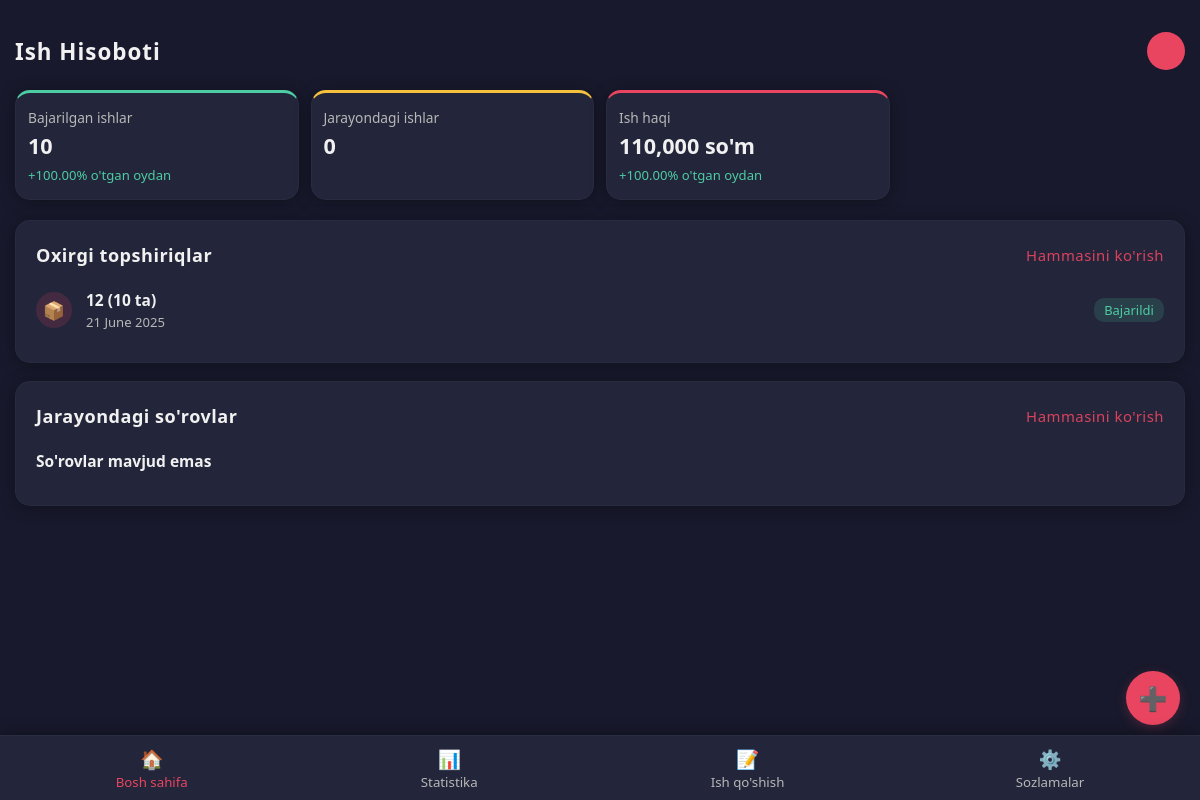
Before: /staff-app with the older database file.
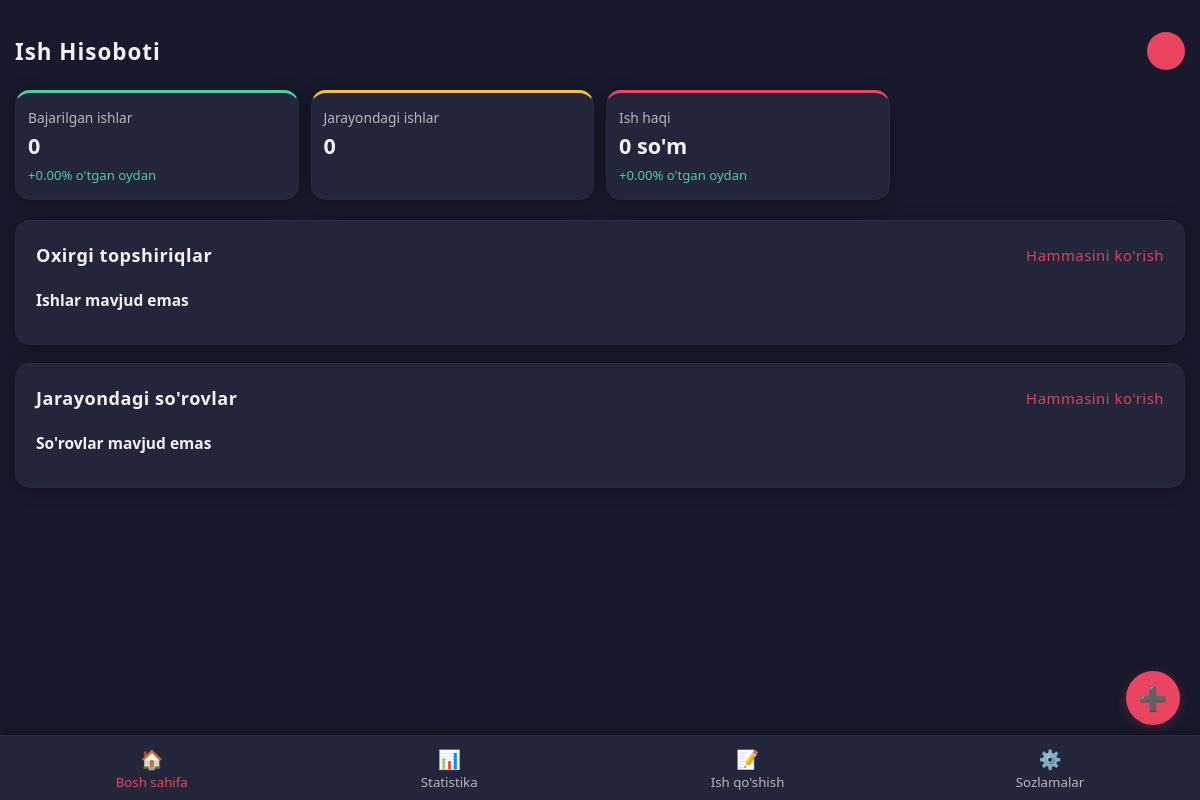
After: the same page with the newer database file.
### main/models.py (models this page shows, shortened)
class Ish(models.Model):
    mahsulot = models.ForeignKey(Product, on_delete=models.CASCADE)
    soni = models.IntegerField(null=True)
    sana = models.DateField(null=True, auto_now_add=True)
    narxi = models.IntegerField(null=True, blank=True)
    ishchi = models.ForeignKey(
        Ishchi, on_delete=models.CASCADE, null=True, related_name='ishlar'
    )

### shop/models.py (models this page shows, shortened)
class Product(models.Model):
    STATUS_CHOICES = [
        ('new', 'New'),
        ('bestseller', 'Bestseller'),
        ('sale', 'Sale'),
    ]
    status = models.CharField(max_length=20, choices=STATUS_CHOICES, default='new')
    category = models.ForeignKey(Category, on_delete=models.CASCADE, related_name="products", null=True)
    nomi = models.CharField(max_length=255)
    description = models.TextField()
    narxi = models.DecimalField(max_digits=10, decimal_places=2)
    soni = models.PositiveIntegerField()  # Omborda qancha bor
    image = models.ImageField(upload_to="products/")
    created_at = models.DateTimeField(auto_now_add=True)
    tags = models.ManyToManyField(Tag, blank=True, related_name="tags")
    narx_kosib = models.IntegerField(default=0)
    narx_zakatovka = models.IntegerField(default=0)
    narx_kroy = models.IntegerField(default=0)
    narx_pardoz = models.IntegerField(default=0)
    @staticmethod
    def get_avg_rating(product_id):
        reting = Comment.objects.filter(product_id=product_id).aggregate(Avg('rating'))['rating__avg'] or 0
        return int(reting)

### user_app/views.py (the view)
# urls.py: path('', user_home, name='user_home'),
def user_home(request):
    now = timezone.now()
    current_month = now.month
    current_year = now.year
    last_month = (now.replace(day=1) - timedelta(days=1)).month
    last_month_year = (now.replace(day=1) - timedelta(days=1)).year
    completed_works = Ish.objects.filter(
        sana__month=current_month,
        sana__year=current_year
    ).aggregate(total=Sum('soni'))['total'] or 0
    last_month_completed = EskiIsh.objects.filter(
        sana__month=last_month,
        sana__year=last_month_year
    ).aggregate(total=Sum('soni'))['total'] or 0
    if last_month_completed > 0:
        completed_change_percent = ((completed_works - last_month_completed) / last_month_completed) * 100
    else:
        completed_change_percent = 100 if completed_works > 0 else 0
    pending_works = IshRequest.objects.filter(status='pending').aggregate(
        total=Sum('soni')
    )['total'] or 0
    current_salary = 0
    for ishchi in Ishchi.objects.all():
        current_salary += ishchi.umumiy_oylik() or 0
    last_month_salary = Oyliklar.objects.filter(
        sana__month=last_month,
        sana__year=last_month_year
    ).aggregate(
        total_salary=Sum('oylik')
    )['total_salary'] or 0
    if last_month_salary > 0:
        salary_change_percent = ((current_salary - last_month_salary) / last_month_salary) * 100
    else:
        salary_change_percent = 100 if current_salary > 0 else 0
    context = {
        'stats': [
            {
                'title': 'Bajarilgan ishlar',
                'value': completed_works,
                'change': round(completed_change_percent, 2),
                'is_positive': completed_change_percent >= 0,
                'icon': 'check-circle',
                'color': 'success'
            },
            {
                'title': 'Jarayondagi ishlar',
                'value': pending_works,
                'change': None,
                'is_positive': None,
                'icon': 'clock',
                'color': 'warning'
            },
            {
                'title': 'Ish haqi',
                'value': f"{current_salary:,} so'm",
                'change': round(salary_change_percent, 2),
                'is_positive': salary_change_percent >= 0,
                'icon': 'currency-dollar',
                'color': 'primary'
            },
        ],
        'recent_works': Ish.objects.order_by('-sana')[:5],
        'pending_requests': IshRequest.objects.filter(status='pending').order_by('-created_at')[:5]
    }
    return render(request, 'user/user_home.html', context)

### main/models.py (called while the page is built)
    def umumiy_oylik(self):
        umumiy_summa = sum(
            ish.narxi for ish in self.ishlar.filter(sana__month=now().month)
        )
        return umumiy_summa

### shop/context_pros.py (called while the page is built)
def cart_items(request):
    cart = request.session.get("cart", {})
    total_price = sum(float(item["price"]) * int(item["quantity"]) for item in cart.values())
    quantity =sum(int(item["quantity"]) for item in cart.values())
    return {"cartitem": cart,'total_price': total_price, 'quantity':quantity}

def avg_rating(request):
    products = Product.objects.all()
    avg_ratings = {product.id: Product.get_avg_rating(product.id) for product in products}
    return {'avg_ratings': avg_ratings}

def category_items(request):
    context = {}
    context['categories'] = Category.objects.all()
    return context

def categories_processor(request):
    return {'categories': Category.objects.all()}

def product_filter(request):
    queryset = Product.objects.all()
    filter_type = request.GET.get('filter', 'last_5')
    if filter_type == 'last_5':
        queryset = queryset.order_by('-created_at')[:5]
    elif filter_type == 'arzon':
        queryset = queryset.order_by('narxi')  # Narxi bo‘yicha arzonlari
    elif filter_type == 'qimmat':
        queryset = queryset.order_by('-narxi')  # Narxi bo‘yicha qimmatlari
    return {'filtered_products': queryset}

### templates/user/user_home.html (shortened to what this page needs)
<!DOCTYPE html>
<html lang="uz">
<head>
</head>
<body>
    <div class="container">
        <header>
            <div class="app-title">Ish Hisoboti</div>
            <div class="user-profile" id="profileBtn">{{ user.username|first|upper }}</div>
        </header>
        <div class="stats-container">
            {% for stat in stats %}
            <div class="stat-card {{ stat.color }}">
                <div class="stat-title">{{ stat.title }}</div>
                <div class="stat-value">{{ stat.value }}</div>
                {% if stat.change is not None %}
                <div class="stat-change {% if stat.is_positive %}positive{% else %}negative{% endif %}">
                    <span>{% if stat.is_positive %}+{% else %}-{% endif %}{{ stat.change|floatformat:2 }}% o'tgan oydan</span>
                </div>
                {% endif %}
            </div>
            {% endfor %}
        </div>
        <div class="main-content">
            <h2 class="section-title">
                Oxirgi topshiriqlar
                <a href="#" class="see-all">Hammasini ko'rish</a>
            </h2>
            <ul class="task-list">
                {% for work in recent_works %}
                <li class="task-item">
                    <div class="task-icon"><span>📦</span></div>
                    <div class="task-info">
                        <div class="task-name">{{ work.mahsulot.nomi }} ({{work.soni}} ta)</div>
                        <div class="task-date">{{ work.sana|date:"d F Y" }}</div>
                    </div>
                    <div class="task-status status-completed">Bajarildi</div>
                </li>
                {% empty %}
                <li class="task-item">
                    <div class="task-info">
                        <div class="task-name">Ishlar mavjud emas</div>
                    </div>
                </li>
                {% endfor %}
            </ul>
        </div>
        <div class="main-content">
            <h2 class="section-title">
                Jarayondagi so'rovlar
                <a href="#" class="see-all">Hammasini ko'rish</a>
            </h2>
            <ul class="task-list">
                {% for request in pending_requests %}
                <li class="task-item">
                    <div class="task-icon"><span>📝</span></div>
                    <div class="task-info">
                        <div class="task-name">{{ request.mahsulot.nomi }} ({{ request.soni }} dona)</div>
                        <div class="task-date">{{ request.created_at|date:"H:i, d F" }}</div>
                    </div>
                    <div class="task-status status-pending">Kutilmoqda</div>
                </li>
                {% empty %}
                <li class="task-item">
                    <div class="task-info">
                        <div class="task-name">So'rovlar mavjud emas</div>
                    </div>
                </li>
                {% endfor %}
            </ul>
        </div>
        <div class="add-task-btn" id="addTaskBtn">
            <span>➕</span>
        </div>
        {% include 'user/base.html' %}
    </div>
</body>
</html>

### templates/user/base.html (shortened to what this page needs)
<nav class="bottom-nav">
    <a href="{% url 'userapp:user_home' %}" class="nav-item active">
        <span class="nav-icon">🏠</span>
        <span>Bosh sahifa</span>
    </a>
    <a href="#" class="nav-item">
        <span class="nav-icon">📊</span>
        <span>Statistika</span>
    </a>
    <a href="{% url 'main:ish_request_create' %}" class="nav-item">
        <span class="nav-icon">📝</span>
        <span>Ish qo'shish</span>
    </a>
    <a href="#" class="nav-item">
        <span class="nav-icon">⚙️</span>
        <span>Sozlamalar</span>
    </a>
</nav>

### templates/user/user_home.html (style rules this page uses)
:root { --bg-dark: #18192c; --bg-darker: #14151e; --card-bg: #23253a; --primary: #e94560; --text-light: #f1f1f1; --text-muted: #b8b8b8; --success: #4ecca3; --warning: #f6c23e; --info: #36b9cc; --radius-lg: 15px; --radius-md: 10px; --shadow: 0 2px 16px rgba(0, 0, 0, 0.35); }
*, *::before, *::after { margin: 0; padding: 0; box-sizing: border-box; font-family: 'Segoe UI', Tahoma, Geneva, Verdana, sans-serif; }
body { background: var(--bg-dark); color: var(--text-light); min-height: 100vh; padding: 0; }
.container { max-width: 100%; margin: 0 auto; padding: 24px 12px 90px 12px; }
header { display: flex; justify-content: space-between; align-items: center; margin-bottom: 20px; position: relative; gap: 10px; }
.app-title { font-size: 1.4rem; font-weight: 700; letter-spacing: 1px; }
.user-profile { width: 38px; height: 38px; border-radius: 50%; background: var(--primary); display: flex; align-items: center; justify-content: center; font-weight: bold; cursor: pointer; position: relative; z-index: 10; font-size: 1.1rem; }
.stats-container { display: grid; grid-template-columns: repeat(2, 1fr); gap: 12px; margin-bottom: 20px; }
.stat-card { background: var(--card-bg); border-radius: var(--radius-lg); padding: 15px 12px; box-shadow: var(--shadow); border: 1px solid rgba(255,255,255,0.03); min-width: 0; min-height: 80px; display: flex; flex-direction: column; gap: 4px; }
.stat-card.success { border-top: 3px solid var(--success); }
.stat-card.warning { border-top: 3px solid var(--warning); }
.stat-card.primary { border-top: 3px solid var(--primary); }
.stat-title { font-size: 0.86rem; color: var(--text-muted); }
.stat-value { font-size: 1.35rem; font-weight: 700; margin-bottom: 2px; }
.stat-change { font-size: 0.82rem; display: flex; align-items: center; }
.stat-change.positive { color: var(--success); }
.main-content { background: var(--card-bg); border-radius: var(--radius-lg); padding: 16px 12px; box-shadow: var(--shadow); border: 1px solid rgba(255,255,255,0.025); margin-bottom: 18px; }
.section-title { font-size: 1.13rem; margin-bottom: 13px; display: flex; align-items: center; justify-content: space-between; font-weight: 600; letter-spacing: 0.5px; }
.see-all { font-size: 0.93rem; color: var(--primary); text-decoration: none; opacity: 0.92; transition: opacity 0.17s; margin-left: 10px; font-weight: 400; }
.task-list { list-style: none; }
.task-item { display: flex; align-items: center; padding: 9px 0; border-bottom: 1px solid rgba(255,255,255,0.04); gap: 10px; }
.task-item:last-child { border-bottom: none; }
.task-info { flex: 1 1 0; min-width: 0; }
.task-name { font-weight: 600; font-size: 0.97rem; margin-bottom: 2px; white-space: nowrap; overflow: hidden; text-overflow: ellipsis; }
.add-task-btn { position: fixed; bottom: 75px; right: 20px; width: 54px; height: 54px; background: var(--primary); border-radius: 50%; display: flex; align-items: center; justify-content: center; box-shadow: 0 3px 12px rgba(233,69,96,0.23); z-index: 40; cursor: pointer; font-size: 1.45rem; transition: transform 0.16s; }
@media (min-width: 768px) { .container { max-width: 740px; padding: 32px 0 90px 0; } }
@media (min-width: 768px) { .stats-container { grid-template-columns: repeat(4, 1fr); } }
@media (min-width: 768px) { .main-content { padding: 22px 20px; } }
@media (min-width: 992px) { .container { max-width: 970px; } }
@media (min-width: 1200px) { .container { max-width: 1170px; } }

### templates/user/base.html (style rules this page uses)
.bottom-nav { position: fixed; bottom: 0; left: 0; right: 0; background: var(--card-bg); display: flex; justify-content: space-around; padding: 10px 0 9px 0; box-shadow: 0 -2px 12px rgba(0, 0, 0, 0.34); z-index: 50; border-top: 1px solid rgba(255, 255, 255, 0.03); }
.nav-item { display: flex; flex-direction: column; align-items: center; color: var(--text-muted); text-decoration: none; font-size: 0.83rem; transition: color 0.16s; min-width: 60px; gap: 1px; }
.nav-item.active { color: var(--primary); }
.nav-icon { font-size: 1.16rem; margin-bottom: 1px; }

Changed rows visible on the page:
removed Ish: mahsulot.nomi "12", soni "10", sana "21 June 2025"
Other visible differences:
new list line: "Bajarilgan ishlar 0 + 0.00 % o'tgan oydan"
new list line: "Ish haqi 0 so'm + 0.00 % o'tgan oydan"
text now shown: "Ishlar mavjud emas"
list line gone: "Bajarilgan ishlar 10 + 100.00 % o'tgan oydan"
list line gone: "Ish haqi 110,000 so'm + 100.00 % o'tgan oydan"
